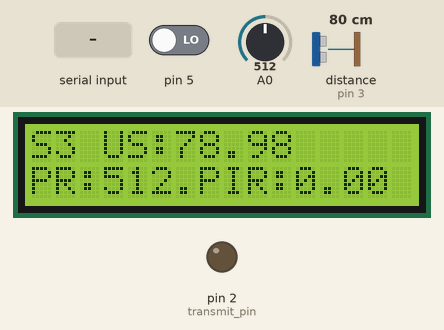
The sketch below on a simulated Arduino Uno, built with avr-gcc and run on an emulated ATmega328P. On the bench: 16×2 character LCD, output pins drawn as LEDs (lit = HIGH). Wiring (inferred from the names in the program): ultrasonic range finder: trigger pin 4; echo pin 3. Inputs (shaded band) come from the test bench; at power-on: pin 5 LOW, A0 = 512, distance to the obstacle (sensor on pin 3) 80 cm. The echo pulse lasts 58.3 µs per cm; pins used as bus, display or sensor lines are not drawn; what the sketch prints to the serial monitor is not drawn.

Above: at 1.2 s.
1.3 s: "GS3" received over Serial
At 1.6 s:
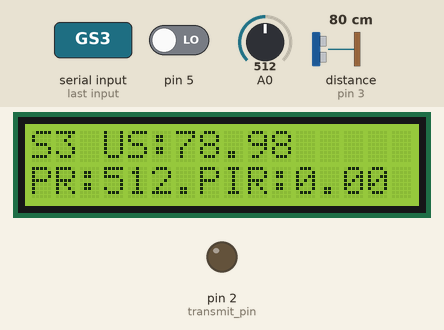
2.8 s: "1" received over Serial
At 3.4 s:
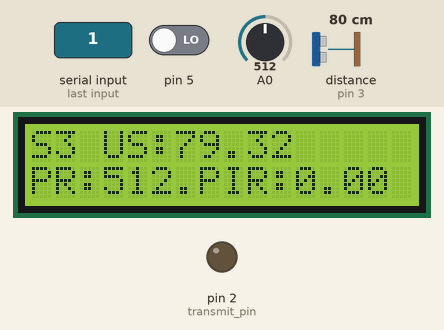
Timing chart, 0 to 5.8 s (numbered marks = the images above; inputs shaded):
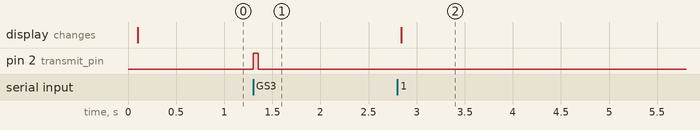

The sketch:

slave_3.ino
```cpp
#include <Wire.h>
#include <LiquidCrystal_I2C.h>

LiquidCrystal_I2C lcd(0x27, 16, 2);

String x;
int transmit_pin = 2;
int echoPin = 3;
int trigPin = 4;
float test_data = 0;


void setup() {
  Serial.begin(115200);
  Serial.setTimeout(1);
  pinMode(transmit_pin, OUTPUT);
  pinMode(trigPin, OUTPUT);
  pinMode(echoPin, INPUT);
  pinMode(14, INPUT);
  pinMode(5, INPUT);
  digitalWrite(transmit_pin, LOW);
  lcd.begin();
  lcd.backlight();
//  lcd.setBacklight(HIGH);
}
void loop() {
  float data1 = get_ultrasonic_dist(trigPin, echoPin);
  float data2 = analogRead(14);
  float data3 = digitalRead(5);

  to_lcd(data1, data2, data3);

  while (!Serial.available());
  x = Serial.readString();
  if (x == "GS3") {
    post_data(data1, data2, data3);
  }

}
```

utilities.ino
```cpp
void to_lcd(float data1,float data2,float data3) {
  lcd.clear();
  lcd.setCursor(0, 0);
  lcd.print("S3");
  lcd.setCursor(3, 0);
  lcd.print("US:");
  lcd.print(data1);
  lcd.setCursor(0,1);
  lcd.print("PR:");
  lcd.print(data2);
  lcd.setCursor(7,1);
  lcd.print("PIR:");
  lcd.print(data3);
}
String post_concat(float data1,float data2,float data3) {
  String ps = "PS3 ";
  ps.concat(data1);
  ps.concat("|");
  ps.concat(data2);
  ps.concat("|");
  ps.concat(data3);
  return ps;
}

void post_data(float data1,float data2,float data3) {
  digitalWrite(transmit_pin, HIGH);
  delay(50);
  Serial.println(post_concat(data1,data2,data3));
  Serial.flush();
  digitalWrite(transmit_pin, LOW);
}

float get_ultrasonic_dist(const int trigPin, const int echoPin) {
  long duration;
  float distance;
  digitalWrite(trigPin, LOW);
  delayMicroseconds(2);
  digitalWrite(trigPin, HIGH);
  delayMicroseconds(10);
  digitalWrite(trigPin, LOW);
  duration = pulseIn(echoPin, HIGH);
  distance = duration * 0.034 / 2;
  return distance;
}
```

Measured:
- after the input at 1.3 s, pin 2 (transmit_pin): LOW → HIGH at once, → LOW 0.05 s later
- after the input at 2.8 s, the display: changes at once (image 2)
